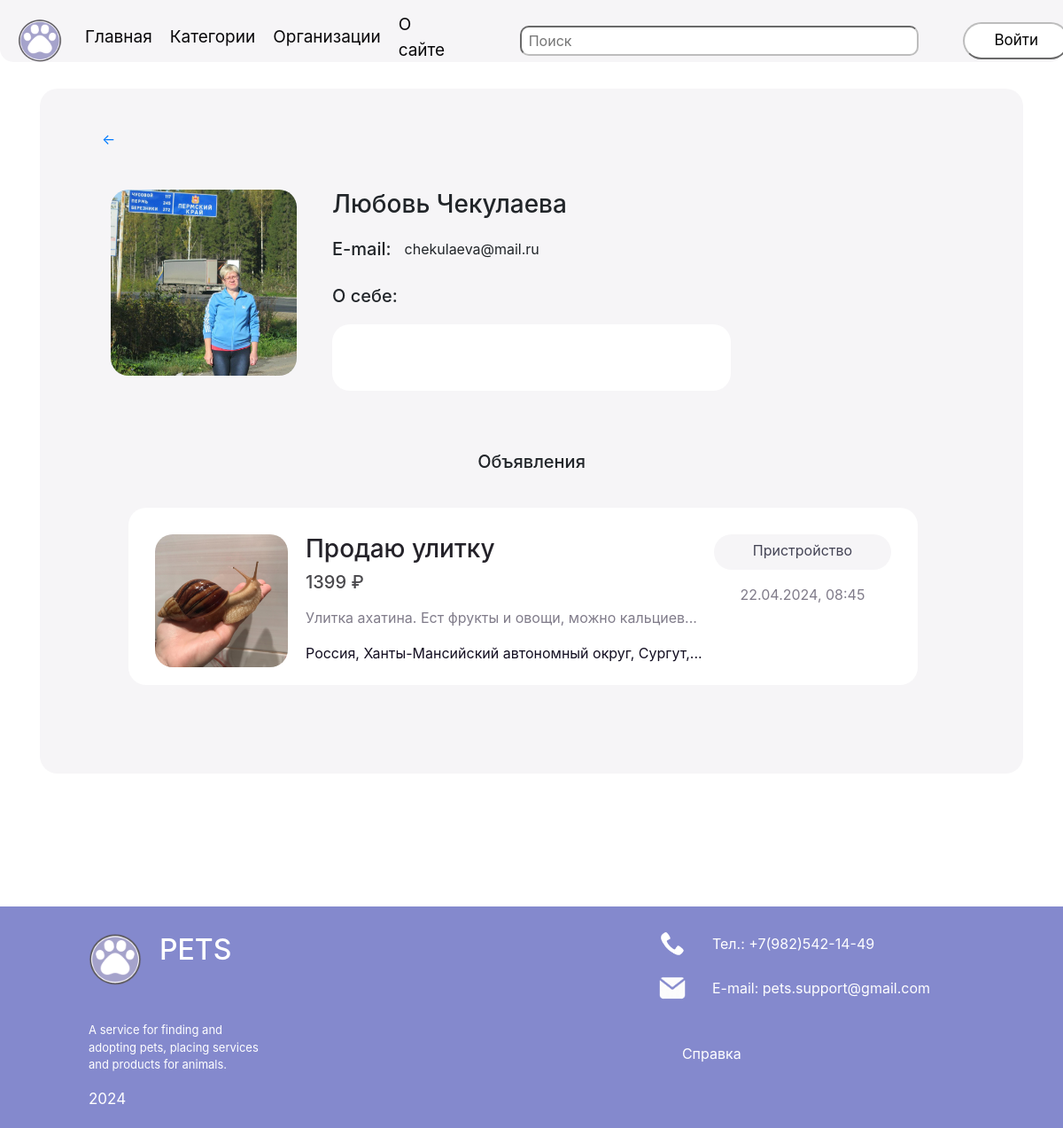
/user/2, run on the app's committed database.
### data/users.py (models this page shows, shortened)
class User(SqlAlchemyBase, UserMixin):
    __tablename__ = 'users'
    id = sqlalchemy.Column(sqlalchemy.Integer,
                           primary_key=True, autoincrement=True)
    name = sqlalchemy.Column(sqlalchemy.String, nullable=False)
    about = sqlalchemy.Column(sqlalchemy.String, nullable=True)
    photo = sqlalchemy.Column(sqlalchemy.String, nullable=True)
    email = sqlalchemy.Column(sqlalchemy.String,
                              index=True, unique=True, nullable=False)
    hashed_password = sqlalchemy.Column(sqlalchemy.String, nullable=False)
    created_date = sqlalchemy.Column(sqlalchemy.DateTime,
                                     default=datetime.datetime.now)
    posts = orm.relationship("Post", back_populates='user')
    city = sqlalchemy.Column(sqlalchemy.String, default='Москва')

### data/post.py (models this page shows)
class Post(SqlAlchemyBase):
    __tablename__ = 'posts'
    id = sqlalchemy.Column(sqlalchemy.Integer,
                           primary_key=True, autoincrement=True)
    price = sqlalchemy.Column(sqlalchemy.Integer, default=0)
    currency = sqlalchemy.Column(sqlalchemy.String, default='₽')
    title = sqlalchemy.Column(sqlalchemy.String, nullable=False)
    content = sqlalchemy.Column(sqlalchemy.Text, nullable=False)
    created_date = sqlalchemy.Column(sqlalchemy.DateTime,
                                     default=datetime.datetime.now)
    address = sqlalchemy.Column(sqlalchemy.String, nullable=False)
    coords1 = sqlalchemy.Column(sqlalchemy.Float)
    coords2 = sqlalchemy.Column(sqlalchemy.Float)
    views_count = sqlalchemy.Column(sqlalchemy.Integer, default=0)
    destination = sqlalchemy.Column(sqlalchemy.String, nullable=False)
    delivery = sqlalchemy.Column(sqlalchemy.Boolean)
    photo = sqlalchemy.Column(sqlalchemy.String)
    phone = sqlalchemy.Column(sqlalchemy.String, nullable=False)
    breed = sqlalchemy.Column(sqlalchemy.String, nullable=False)
    color = sqlalchemy.Column(sqlalchemy.String)
    age = sqlalchemy.Column(sqlalchemy.Integer, nullable=False)
    documents = sqlalchemy.Column(sqlalchemy.Boolean)
    vaccin = sqlalchemy.Column(sqlalchemy.Boolean)
    steril = sqlalchemy.Column(sqlalchemy.Boolean)
    category = sqlalchemy.Column(sqlalchemy.String)
    user_id = sqlalchemy.Column(sqlalchemy.Integer,
                                sqlalchemy.ForeignKey("users.id"))
    user = orm.relationship("User")

### server.py (the view)
@app.route('/user/<uid>', methods=['GET', 'POST'])
def user(uid):
    db_sess = db_session.create_session()
    userr = db_sess.query(User).filter(User.id == uid).first()
    if userr == current_user:
        return redirect("/profile")
    posts = db_sess.query(Post).filter(Post.user_id == uid).all()
    posts = list(
        map(lambda x: [x.title, x.price, x.currency, x.address[:50] + '...' if len(x.address) > 50 else x.address,
                       x.photo, x.id, x.created_date.strftime('%d.%m.%Y, %H:%M'), x.destination,
                       x.content[:50] + '...' if len(x.content) > 50 else x.content], posts))
    return render_template('user.html', title=userr.name, userr=userr, posts=posts)

### data/db_session.py (called while the page is built)
def create_session() -> Session:
    global __factory
    return __factory()

### templates/user.html (shortened to what this page needs)
{% extends "base.html" %}
{% block content %}
<div class="account">
    <div style="text-align: start; width: 100%; margin-bottom: 25px; padding-left: 10px; margin-top: -15px;">
        <a href={{session['link']}} class="back_a">
            ←
        </a>
    </div>
    <div style="text-align: start; display: flex; padding: 20px;">
        <div style="justify-content: center;">
            <img src={{userr.photo}} class="ava2"/><br>
        </div>
        <div style="text-align: start; margin-left: 40px;">
            <div style="display: flex; margin-bottom: 13px;"><h3 style="margin-right: 15px;">{{ userr.name}}</h3>
            </div>
            <div style="display: flex; margin-bottom: 13px;"><h5 style="margin-right: 15px;">E-mail:</h5>
                <p>{{ userr.email}}</p></div>
            <h5>О себе:</h5>
            <div class="about">
            </div>
        </div>
    </div>
    <div style="margin-top: 35px">
        {% if not posts %}
        <h5>Нет объявлений</h5>
        {% else %}
        <h5>Объявления</h5>
        <div style="text-align: start">
            {% for i in posts %}
            {% if i != None %}
            <a href='/post/{{i[5]}}' class="post_mini">
                <div style="text-align: start; display: flex;">
                    <p style="margin-right: 20px;"><img src={{i[4]}} height="150px" style="border-radius: 20px; ">
                    </p>
                    <div style="width:75%">
                        <h3 style="color: #242229">{{i[0]}}</h3>
                        {% if i[1] >= 1 %}
                        <h5 style='color: #4a494d'>{{i[1]}} {{i[2]}}</h5>
                        {% else %}
                        <h5 style='color: #4a494d'>Бесплатно</h5>
                        {% endif %}
                        <p style="color: #807c8a">{{i[8]}}</p>
                        <p>{{i[3]}}</p>
                    </div>
                    <div style="text-align: center">
                        <p class="dest">{{i[7]}}</p>
                        <p style="color: #807c8a"> {{i[6]}}</p>
                    </div>
                </div>
            </a>
            {% endif %}
            {% endfor %}
        </div>
        {% endif %}
    </div>
</div>
{% endblock %}

### static/css/style.css (style rules this page uses)
.dest { color: #444455; border-radius: 20px; border-color: #f6f5f7; height: 40px; width: 200px; text-align: center; padding: 6px; font-size: 16px; background: #f6f5f7; }
.about { padding: 10px; background: #fff; width: 450px; height: 75px; margin-top: 20px; border-radius: 20px; text-align: start; }
.post_mini, .post_fav { color: #130e21; text-decoration: none; border-radius: 20px; background-color: #fff; display: block; padding: 30px; height: 200px; margin: 40px; font-size: 16px; text-align: start; justify-content: start; width: 90%; }
.account { border-radius: 20px; background-color: #f6f5f7; padding: 60px; display: block; margin-top: 30px; }
.ava2 { width: 210px; height: 210px; margin-bottom: 30px; border-radius: 20px }

### data on the page
User: photo (picture), name "Любовь Чекулаева", email "chekulaeva@mail.ru"
Post: photo (picture), title "Продаю улитку", price "1399", currency "₽", i "Улитка ахатина. Ест фрукты и овощи, можно кальциев...", i "Россия, Ханты-Мансийский автономный округ, Сургут,...", destination "Пристройство", i "22.04.2024, 08:45"
